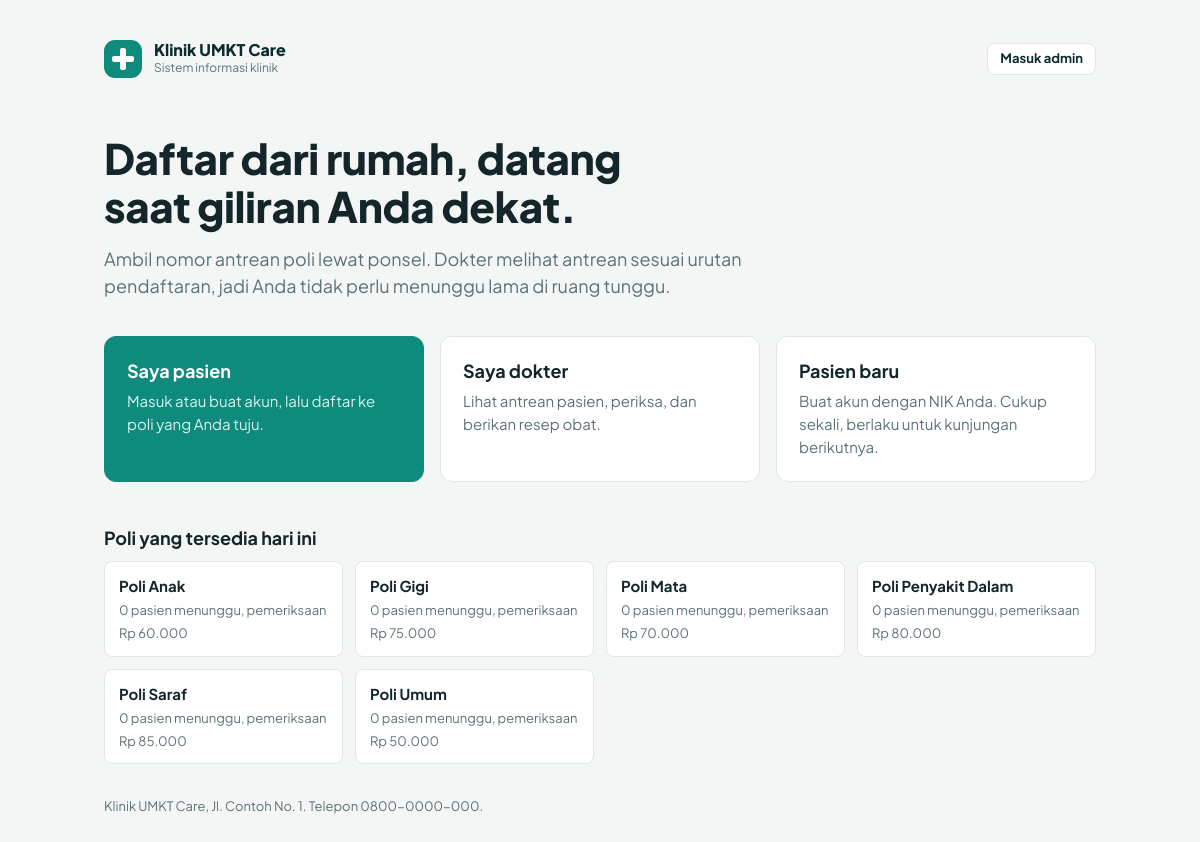
The page / on the database its author committed.
### tables this page shows
CREATE TABLE poli (
    id INT UNSIGNED NOT NULL AUTO_INCREMENT PRIMARY KEY,
    kode VARCHAR(5) NOT NULL UNIQUE,
    nama VARCHAR(80) NOT NULL UNIQUE,
    tarif_pemeriksaan INT UNSIGNED NOT NULL DEFAULT 50000,
    aktif TINYINT(1) NOT NULL DEFAULT 1
);

### includes/helpers.php (called while the page is built, shortened)
<?php
function e($nilai): string
{
    return htmlspecialchars((string) $nilai, ENT_QUOTES | ENT_SUBSTITUTE, 'UTF-8');
}
function url(string $path = ''): string
{
    return BASE_URL . '/' . ltrim($path, '/');
}
function rupiah($angka): string
{
    return 'Rp ' . number_format((int) $angka, 0, ',', '.');
}

### includes/bootstrap.php (called while the page is built, shortened)
<?php
function config(string $kunci)
{
    return $GLOBALS['CONFIG'][$kunci] ?? null;
}
function db(): PDO
{
    static $pdo = null;
    if ($pdo instanceof PDO) {
        return $pdo;
    }
    $dsn = sprintf('mysql:host=%s;port=%s;dbname=%s;charset=utf8mb4',
        config('db_host'), config('db_port'), config('db_name'));
    try {
        $pdo = new PDO($dsn, (string) config('db_user'), (string) config('db_pass'), [
            PDO::ATTR_ERRMODE            => PDO::ERRMODE_EXCEPTION,
            PDO::ATTR_DEFAULT_FETCH_MODE => PDO::FETCH_ASSOC,
            PDO::ATTR_EMULATE_PREPARES   => false,
        ]);
        $pdo->exec("SET time_zone = '" . date('P') . "'");
    } catch (PDOException $e) {
        error_log('Koneksi database gagal: ' . $e->getMessage());
        error_page(config('debug')
            ? 'Koneksi database gagal: ' . $e->getMessage()
            : 'Tidak dapat terhubung ke database. Periksa config.php dan pastikan database.sql sudah diimpor.');
    }
    return $pdo;
}
function q(string $sql, array $params = []): PDOStatement
{
    $stmt = db()->prepare($sql);
    $stmt->execute($params);
    return $stmt;
}
function fetch_all(string $sql, array $params = []): array
{
    return q($sql, $params)->fetchAll();
}
require __DIR__ . '/helpers.php';
require __DIR__ . '/domain.php';
require __DIR__ . '/layout.php';

### includes/domain.php (called while the page is built, shortened)
<?php
function pengaturan(string $kunci, string $default = ''): string
{
    static $semua = null;
    if ($semua === null) {
        $semua = array_column(fetch_all('SELECT kunci, nilai FROM pengaturan'), 'nilai', 'kunci');
    }
    return $semua[$kunci] ?? $default;
}
function daftar_poli_aktif(): array
{
    return fetch_all(
        "SELECT p.id, p.kode, p.nama, p.tarif_pemeriksaan,
                (SELECT COUNT(*) FROM kunjungan k WHERE k.poli_id = p.id AND k.tanggal = ? AND k.status = 'menunggu') AS menunggu
         FROM poli p WHERE p.aktif = 1 ORDER BY p.nama",
        [date('Y-m-d')]
    );
}

### index.php (the view)
<?php
require __DIR__ . '/includes/bootstrap.php';
$poli = daftar_poli_aktif();
$nama = pengaturan('nama_klinik', 'Klinik UMKT Care');
page_start('Beranda');
?>
<div class="beranda">
    <header>
        <?= brand_html(false) ?>
        <a class="btn btn-sekunder btn-kecil" href="<?= e(url('admin/login.php')) ?>">Masuk admin</a>
    </header>
    <h1>Daftar dari rumah, datang saat giliran Anda dekat.</h1>
    <p class="lead">Ambil nomor antrean poli lewat ponsel. Dokter melihat antrean sesuai urutan pendaftaran, jadi Anda tidak perlu menunggu lama di ruang tunggu.</p>
    <div class="portal">
        <a class="kartu-portal utama-portal" href="<?= e(url('pasien/login.php')) ?>">
            <h2>Saya pasien</h2>
            <p>Masuk atau buat akun, lalu daftar ke poli yang Anda tuju.</p>
        </a>
        <a class="kartu-portal" href="<?= e(url('dokter/login.php')) ?>">
            <h2>Saya dokter</h2>
            <p>Lihat antrean pasien, periksa, dan berikan resep obat.</p>
        </a>
        <a class="kartu-portal" href="<?= e(url('pasien/register.php')) ?>">
            <h2>Pasien baru</h2>
            <p>Buat akun dengan NIK Anda. Cukup sekali, berlaku untuk kunjungan berikutnya.</p>
        </a>
    </div>
    <h2 style="margin-bottom:12px">Poli yang tersedia hari ini</h2>
    <?php if (!$poli): ?>
        <p class="redup">Belum ada poli yang aktif.</p>
    <?php else: ?>
        <div class="daftar-poli">
            <?php foreach ($poli as $p): ?>
                <div><strong><?= e($p['nama']) ?></strong>
                    <span><?= (int) $p['menunggu'] ?> pasien menunggu, pemeriksaan <?= e(rupiah($p['tarif_pemeriksaan'])) ?></span></div>
            <?php endforeach; ?>
        </div>
    <?php endif; ?>
    <p class="redup kecil" style="margin-top:32px"><?= e($nama) ?>, <?= e(pengaturan('alamat_klinik')) ?>. Telepon <?= e(pengaturan('telepon_klinik')) ?>.</p>
</div>
<?php page_end();

### includes/layout.php (shortened to what this page needs)
<?php
function brand_html(bool $gelap = true): string
{
    return '<div class="brand' . ($gelap ? '' : ' brand-terang') . '"><span class="logo" aria-hidden="true"></span>'
        . '<span><strong>' . e(pengaturan('nama_klinik', 'Klinik UMKT Care')) . '</strong><small>Sistem informasi klinik</small></span></div>';
}
function html_head(string $judul, array $opsi): void
{
    $nama = pengaturan('nama_klinik', 'Klinik UMKT Care');
    echo '<!DOCTYPE html><html lang="id"><head><meta charset="utf-8">'
        . '<meta name="viewport" content="width=device-width, initial-scale=1">'
        . '<title>' . e($judul) . ' | ' . e($nama) . '</title>';
    echo '<link rel="preconnect" href="https://fonts.googleapis.com"><link rel="preconnect" href="https://fonts.gstatic.com" crossorigin>'
        . '<link rel="stylesheet" href="https://fonts.googleapis.com/css2?family=Plus+Jakarta+Sans:wght@400;500;600;700;800&display=swap">'
        . '<link rel="stylesheet" href="' . e(url('assets/style.css')) . '">'
        . '</head>';
}
function page_start(string $judul, string $layout = 'publik', array $opsi = []): void
{
    html_head($judul, $opsi);
    echo '<body class="publik"><main id="konten">' . flash_render();
}
function page_end(): void
{
    echo '</main>';
    echo '<script src="' . e(url('assets/app.js')) . '" defer></script></body></html>';
}

### assets/style.css (style rules this page uses)
:root { --ink: #0b2b2c; --ink-2: #134042; --ink-teks: #b9d2cf; --teal: #0f8b7d; --teal-gelap: #0a6b60; --mint: #e4f3f0; --bg: #f3f6f5; --putih: #ffffff; --garis: #e0e8e6; --teks: #14262a; --redup: #5d7276; --kuning: #8a5200; --kuning-bg: #fdf1d8; --hijau: #0d7a52; --hijau-bg: #dcf2e6; --merah: #b42318; --merah-bg: #fde8e6; --biru: #1b5fa8; --biru-bg: #e1eefb; --abu: #4f6165; --abu-bg: #e9eeee; --lebar-sidebar: 256px; --radius: 12px; --radius-kecil: 8px; --font: "Plus Jakarta Sans", system-ui, -apple-system, "Segoe UI", Roboto, Arial, sans-serif; }
* { box-sizing: border-box; }
html { -webkit-text-size-adjust: 100%; }
body { margin: 0; min-height: 100vh; font-family: var(--font); background: var(--bg); color: var(--teks); font-size: 15px; line-height: 1.55; }
h1, h2, h3, h4, p { margin: 0; }
h1 { font-size: 24px; line-height: 1.25; font-weight: 800; letter-spacing: -.01em; }
h2 { font-size: 18px; font-weight: 700; line-height: 1.3; }
a { color: var(--teal-gelap); }
.redup { color: var(--redup); }
.kecil { font-size: 13px; }
.brand { display: flex; align-items: center; gap: 12px; color: #fff; }
.brand strong { display: block; font-size: 16px; font-weight: 800; line-height: 1.2; }
.brand small { display: block; font-size: 12px; color: var(--ink-teks); }
.brand-terang { color: var(--ink); }
.brand-terang small { color: var(--redup); }
.logo { position: relative; width: 38px; height: 38px; border-radius: 11px; flex: none; background: var(--teal); }
.logo::before, .logo::after { content: ""; position: absolute; background: #fff; border-radius: 2px; }
.logo::before { left: 16px; top: 8px; width: 6px; height: 22px; }
.logo::after { left: 8px; top: 16px; width: 22px; height: 6px; }
.btn { display: inline-flex; align-items: center; justify-content: center; gap: 8px; border: 1px solid transparent; border-radius: var(--radius-kecil); padding: 10px 18px; font-weight: 700; cursor: pointer; text-decoration: none; line-height: 1.2; background: var(--teal); color: #fff; }
.btn-sekunder { background: var(--putih); color: var(--ink); border-color: var(--garis); }
.btn-kecil { padding: 7px 12px; font-size: 13px; }
.beranda { max-width: 1040px; margin: 0 auto; padding: 40px 24px 64px; }
.beranda header { display: flex; justify-content: space-between; align-items: center; gap: 12px; margin-bottom: 56px; }
.beranda h1 { font-size: 42px; max-width: 14em; line-height: 1.15; margin-bottom: 14px; }
.beranda .lead { font-size: 18px; color: var(--redup); max-width: 36em; margin-bottom: 36px; }
.portal { display: grid; grid-template-columns: repeat(auto-fit, minmax(260px, 1fr)); gap: 16px; margin-bottom: 44px; }
.portal a.kartu-portal { display: block; background: var(--putih); border: 1px solid var(--garis); border-radius: var(--radius); padding: 22px; text-decoration: none; color: inherit; }
.portal a.kartu-portal.utama-portal { background: var(--teal); border-color: var(--teal); color: #fff; }
.portal a.kartu-portal.utama-portal p { color: #d9f3ee; }
.portal h2 { margin-bottom: 6px; }
.portal p { color: var(--redup); }
.daftar-poli { display: grid; grid-template-columns: repeat(auto-fit, minmax(220px, 1fr)); gap: 12px; }
.daftar-poli div { background: var(--putih); border: 1px solid var(--garis); border-radius: var(--radius-kecil); padding: 12px 14px; }
.daftar-poli strong { display: block; }
.daftar-poli span { color: var(--redup); font-size: 13px; }

### rows shown on the page
poli: nama "Poli Anak", menunggu "0", tarif_pemeriksaan "Rp 60.000"
poli: nama "Poli Gigi", menunggu "0", tarif_pemeriksaan "Rp 75.000"
poli: nama "Poli Mata", menunggu "0", tarif_pemeriksaan "Rp 70.000"
poli: nama "Poli Penyakit Dalam", menunggu "0", tarif_pemeriksaan "Rp 80.000"
poli: nama "Poli Saraf", menunggu "0", tarif_pemeriksaan "Rp 85.000"
poli: nama "Poli Umum", menunggu "0", tarif_pemeriksaan "Rp 50.000"

### other values the page prints
pengaturan('nama_klinik', 'Klinik UMKT Care') "Klinik UMKT Care"
$nama "Klinik UMKT Care"
pengaturan('alamat_klinik') "Jl. Contoh No. 1"
pengaturan('telepon_klinik') "0800-0000-000"
